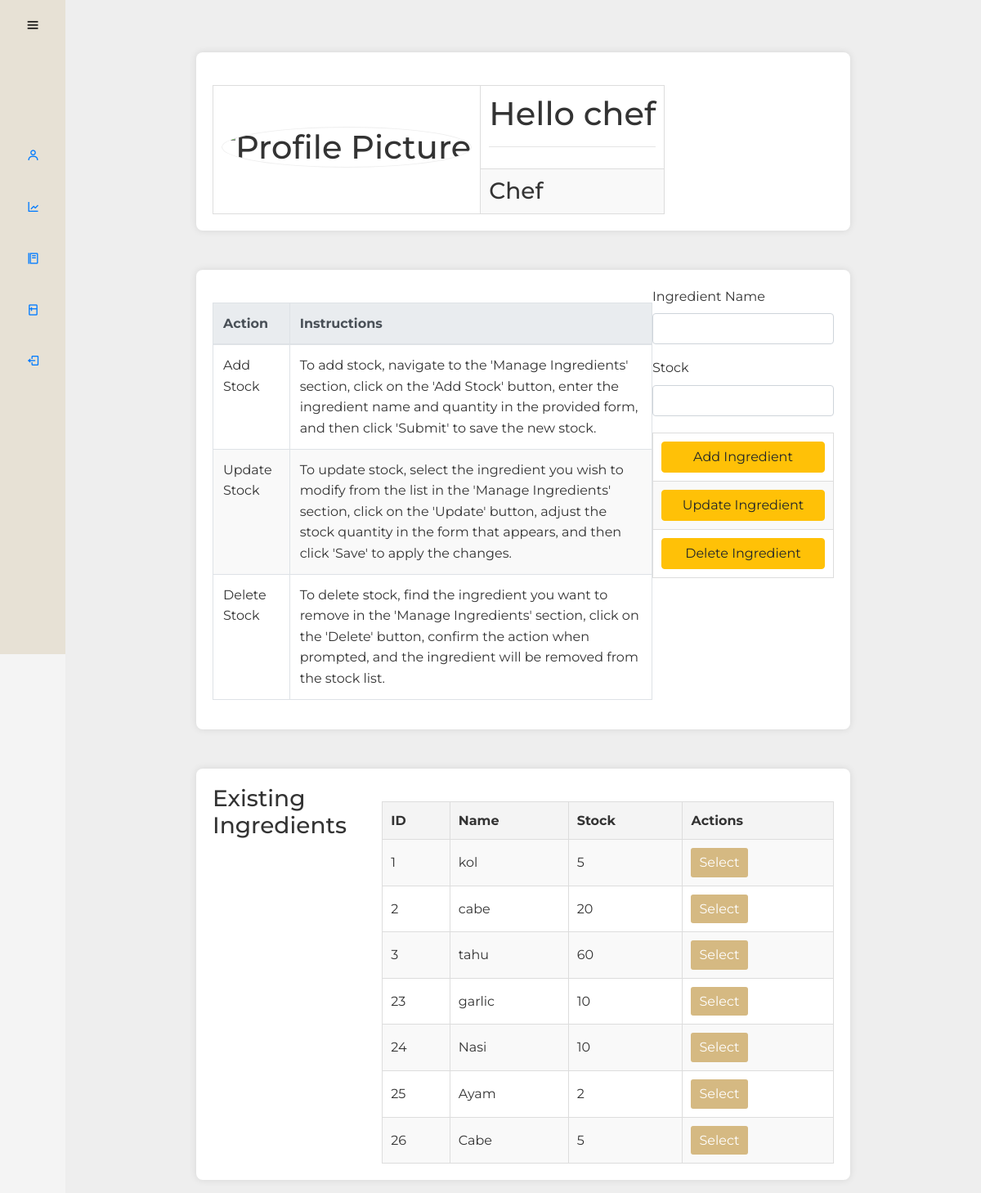
Screenshot of /sidebar_chef.php?q=stock (signed in) with the database file from the repository.
### tables this page shows
CREATE TABLE IF NOT EXISTS `users` (
  `id` varchar(10) NOT NULL,
  `username` varchar(50) NOT NULL,
  `password` varchar(255) NOT NULL,
  `role` enum('chef','waiter','cashier','admin','manager') NOT NULL,
  `picture` varchar(100) NOT NULL,
  PRIMARY KEY (`id`),
  UNIQUE KEY `username` (`username`)
);

CREATE TABLE IF NOT EXISTS `ingredients` (
  `id` int(11) NOT NULL AUTO_INCREMENT,
  `name` varchar(255) NOT NULL,
  `stock` varchar(255) NOT NULL,
  PRIMARY KEY (`id`)
);

### stock_manajer.php (the view, shortened to what this page needs)
<!DOCTYPE html>
<html lang="en">
<head>
    <link rel="stylesheet" href="https://maxcdn.bootstrapcdn.com/bootstrap/4.0.0/css/bootstrap.min.css">
    <link rel="stylesheet" href="style/manage.css">
</head>
<body>
    <div class="container mt-5">
        <div>
            <table border="0">
                <tr>
                    <td rowspan="2">
                        <h1>
                            <img src="<?php echo htmlspecialchars($picture); ?>" alt="Profile Picture" class="user-img">
                        </h1>
                    </td>
                    <td>
                        <h1>Hello <?php echo htmlspecialchars($username); ?>
                            <hr>
                        </h1>
                    </td>
                </tr>
                <tr>
                    <td align="right">
                        <h3><?php echo htmlspecialchars($role); ?></h3>
                    </td>
                </tr>
            </table>
        </div>
    </div>
    <div class="container mt-5">
         <table class="table table-bordered">
            <thead class="thead-light">
                <tr>
                    <th>Action</th>
                    <th>Instructions</th>
                </tr>
            </thead>
            <tbody>
                <tr>
                    <td>Add Stock</td>
                    <td>
                        To add stock, navigate to the 'Manage Ingredients' section, click on the 'Add Stock' button, enter the ingredient name and quantity in the provided form, and then click 'Submit' to save the new stock.
                    </td>
                </tr>
                <tr>
                    <td>Update Stock</td>
                    <td>
                        To update stock, select the ingredient you wish to modify from the list in the 'Manage Ingredients' section, click on the 'Update' button, adjust the stock quantity in the form that appears, and then click 'Save' to apply the changes.
                    </td>
                </tr>
                <tr>
                    <td>Delete Stock</td>
                    <td>
                        To delete stock, find the ingredient you want to remove in the 'Manage Ingredients' section, click on the 'Delete' button, confirm the action when prompted, and the ingredient will be removed from the stock list.
                    </td>
                </tr>
            </tbody>
        </table>
        <?php
        include 'db_connect.php';
        $sql = "SELECT id, name, stock FROM ingredients";
        $result = $conn->query($sql);
        ?>
        <form id="ingredientForm" action="stock_manajer.php" method="post">
            <div class="form-group">
                <label for="name">Ingredient Name</label>
                <input type="text" class="form-control" id="name" name="name" required>
            </div>
            <div class="form-group">
                <label for="stock">Stock</label>
                <input type="number" class="form-control" id="stock" name="stock" required>
            </div>
            <table>
                <tr>
                    <td>
                        <button type="submit" name="action" value="add" class="btn btn-warning" style="width: 200px;">Add Ingredient</button>
                    </td>
                </tr>
                <tr>
                    <td>
                        <button type="submit" name="action" value="edit" class="btn btn-warning" style="width: 200px;">Update Ingredient</button>
                    </td>
                </tr>
                <tr>
                    <td>
                        <button type="submit" name="action" value="delete" class="btn btn-warning" style="width: 200px;">Delete Ingredient</button>
                    </td>
                </tr>
            </table>
            </form>
    </div>
    <div class="container mt-5">
        <h3>Existing Ingredients</h3>
        <table>
            <tr>
                <th>ID</th>
                <th>Name</th>
                <th>Stock</th>
                <th>Actions</th>
            </tr>
            <?php
            if ($result->num_rows > 0) {
                while($row = $result->fetch_assoc()) {
                    echo "<tr>";
                    echo "<td>" . htmlspecialchars($row['id']) . "</td>";
                    echo "<td>" . htmlspecialchars($row['name']) . "</td>";
                    echo "<td>" . htmlspecialchars($row['stock']) . "</td>";
                    echo "<td>
                            <button type='button' onclick=\"editIngredient('" . htmlspecialchars($row['id']) . "', '" . htmlspecialchars($row['name']) . "', '" . htmlspecialchars($row['stock']) . "')\">Select</button>
                          </td>";
                    echo "</tr>";
                }
            } else {
                echo "<tr><td colspan='4'>No ingredients found</td></tr>";
            }
            ?>
        </table>
    </div>
</body>
</html>

### style/sidebar-manajer.css (style rules this page uses)
* { margin: 0; padding: 0; box-sizing: border-box; font-family: "Montserrat", sans-serif; }
.user-img { width: 50px; height: 50px; object-fit: cover; border-radius: 100%; border: 1px solid #eee; }
.container { display: flex; justify-content: space-between; }

### style/manage.css (style rules this page uses)
body, h2, h3, p { margin: 0; padding: 0; }
body { font-family: Arial, sans-serif; background-color: #f4f4f4; color: #333; line-height: 1.6; }
.container { max-width: 800px; margin: auto; padding: 20px; background-color: #fff; border-radius: 8px; box-shadow: 0 0 10px rgba(0, 0, 0, 0.1); }
table { width: 100%; border-collapse: collapse; margin-top: 20px; }
table, th, td { border: 1px solid #ddd; }
table th, table td { padding: 10px; text-align: left; }
table th { background-color: #f4f4f4; font-weight: bold; }
table tr:nth-child(even) { background-color: #f9f9f9; }
table button { padding: 5px 10px; border: none; border-radius: 3px; background-color: #d5b982; color: #fff; cursor: pointer; }

### rows the page displays
users: username "chef", role "Chef"
ingredients: id "1", name "kol", stock "5"
ingredients: id "2", name "cabe", stock "20"
ingredients: id "3", name "tahu", stock "60"
ingredients: id "23", name "garlic", stock "10"
ingredients: id "24", name "Nasi", stock "10"
ingredients: id "25", name "Ayam", stock "2"
ingredients: id "26", name "Cabe", stock "5"
